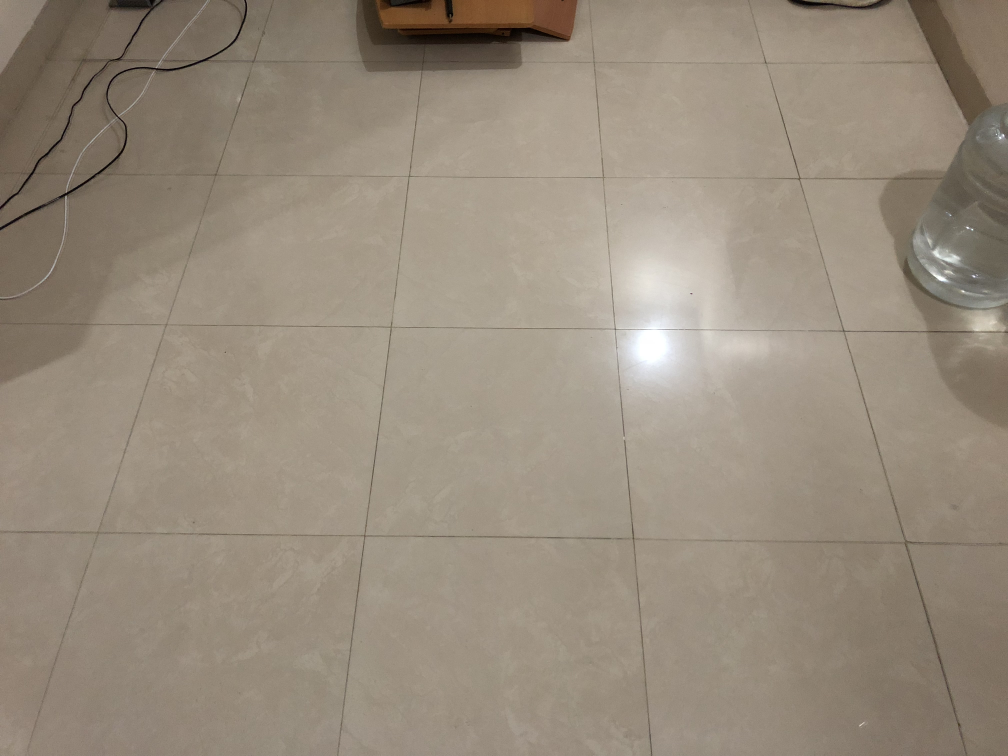
#> input picture test_images/grid2.jpg, 4032 x 3024 px (shown at 1/4 size)
$ python grid_manual.py
#> lines starting #> are read from the running program, lines starting #| are printed output that depends on the picture
### helpers.py
import math
import matplotlib.pyplot as plt
import matplotlib.image as mpimg
import numpy as np
import cv2
import helpers
import json

# [7 lines left out: function grayscale, not called in this run]
    # Or use BGR2GRAY if you read an image with cv2.imread()
    # return cv2.cvtColor(img, cv2.COLOR_BGR2GRAY)

def canny(img, low_threshold, high_threshold):
    """Applies the Canny transform"""
    return cv2.Canny(img, low_threshold, high_threshold)

def gaussian_blur(img, kernel_size):
    """Applies a Gaussian Noise kernel"""
    return cv2.GaussianBlur(img, (kernel_size, kernel_size), 0)

# [91 lines left out: functions region_of_interest, draw_lines, get_hough_lines, draw_hough_lines, hough_lines, weighted_img and 1 more, not called in this run]

def getHSV(img):
    hsv = cv2.cvtColor(img, cv2.COLOR_BGR2HSV)
    return hsv

def readImg(imgPath):
#> called with imgPath = 'test_images/grid2.jpg'
    return cv2.imread(imgPath)
#> returned value is the input picture: shape (3024, 4032, 3); mean B, G, R 124.3, 139.6, 151.3
    image = mpimg.imread(imgPath)
    if image.dtype == np.float32:
        image = np.uint8(image*255.0)

    return image


# [9 lines left out: function getParams, not called in this run]

### grid_manual.py
from helpers import *
import cv2
import imutils
import json


testImage = "test_images/grid2.jpg"

img = readImg(testImage)
img = imutils.resize(img, width=900)
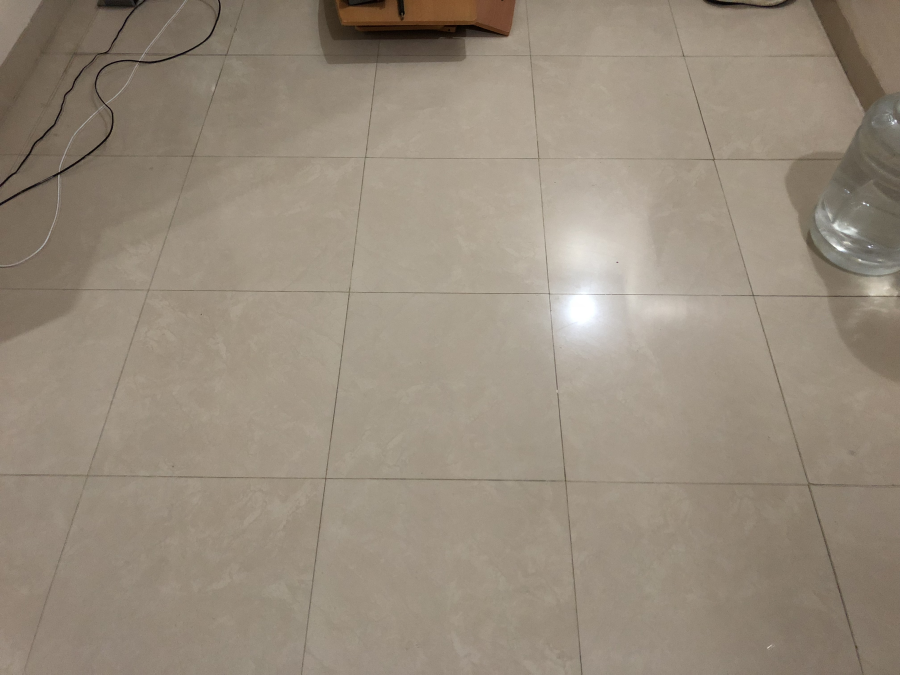
#> img: shape (675, 900, 3); mean B, G, R 124.3, 139.6, 151.3

cv2.imshow('image',img)

GRID = {}

kidx = 0

keys = ["x", "y", "origin"]

def nextKey():
    global kidx
    kidx = kidx + 1

pos = 0
curSet = []


def addToDict(x, y):
    global pos, curSet

    k = keys[kidx]
    if k not in GRID:
        GRID[k] = []

    if k == "origin":
        GRID[k] = [x,y]
        return

    curSet.append([x,y])

    if pos%2 == 1:
        GRID[k].append(curSet)
        curSet = []

    pos = pos + 1


def onMouse(event, x, y, flags, param):
    if event == cv2.EVENT_LBUTTONDOWN:
       # draw circle here (etc...)
       print('x = %d, y = %d'%(x, y))
       cv2.circle(img,(x,y), 5, (0,0,255), -1)
       cv2.imshow('image',img)
       addToDict(x,y)

cv2.setMouseCallback('image', onMouse)


def save():
    with open('grid.json', 'w') as fp:
        json.dump(GRID, fp)
